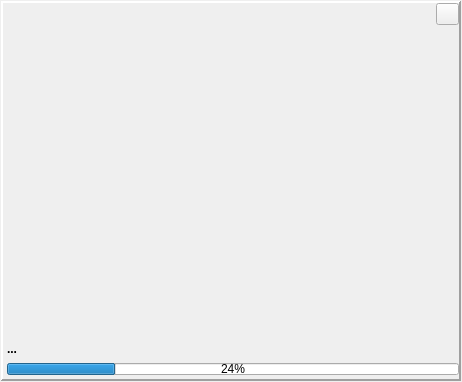
<?xml version="1.0" encoding="UTF-8"?>
<ui version="4.0">
 <class>MainWindow</class>
 <widget class="QMainWindow" name="MainWindow">
  <property name="geometry">
   <rect>
    <x>0</x>
    <y>0</y>
    <width>462</width>
    <height>382</height>
   </rect>
  </property>
  <property name="windowTitle">
   <string>Application starter</string>
  </property>
  <property name="windowIcon">
   <iconset resource="starter.qrc">
    <normaloff>:/starter.ico</normaloff>:/starter.ico</iconset>
  </property>
  <widget class="QWidget" name="centralWidget">
   <layout class="QVBoxLayout" name="verticalLayout">
    <property name="spacing">
     <number>1</number>
    </property>
    <property name="leftMargin">
     <number>1</number>
    </property>
    <property name="topMargin">
     <number>1</number>
    </property>
    <property name="rightMargin">
     <number>1</number>
    </property>
    <property name="bottomMargin">
     <number>1</number>
    </property>
    <item>
     <widget class="QFrame" name="frmMain">
      <property name="frameShape">
       <enum>QFrame::Panel</enum>
      </property>
      <property name="frameShadow">
       <enum>QFrame::Raised</enum>
      </property>
      <property name="lineWidth">
       <number>2</number>
      </property>
      <layout class="QVBoxLayout" name="verticalLayout_2">
       <property name="spacing">
        <number>4</number>
       </property>
       <property name="leftMargin">
        <number>4</number>
       </property>
       <property name="topMargin">
        <number>0</number>
       </property>
       <property name="rightMargin">
        <number>0</number>
       </property>
       <property name="bottomMargin">
        <number>4</number>
       </property>
       <item>
        <layout class="QHBoxLayout" name="horizontalLayout">
         <property name="spacing">
          <number>0</number>
         </property>
         <item>
          <spacer name="horizontalSpacer">
           <property name="orientation">
            <enum>Qt::Horizontal</enum>
           </property>
           <property name="sizeHint" stdset="0">
            <size>
             <width>40</width>
             <height>20</height>
            </size>
           </property>
          </spacer>
         </item>
         <item>
          <widget class="QPushButton" name="pbExit">
           <property name="maximumSize">
            <size>
             <width>23</width>
             <height>23</height>
            </size>
           </property>
           <property name="text">
            <string/>
           </property>
           <property name="icon">
            <iconset resource="starter.qrc">
             <normaloff>:/resources/exit.png</normaloff>:/resources/exit.png</iconset>
           </property>
          </widget>
         </item>
        </layout>
       </item>
       <item>
        <spacer name="verticalSpacer">
         <property name="orientation">
          <enum>Qt::Vertical</enum>
         </property>
         <property name="sizeHint" stdset="0">
          <size>
           <width>20</width>
           <height>316</height>
          </size>
         </property>
        </spacer>
       </item>
       <item>
        <layout class="QHBoxLayout" name="horizontalLayout_2">
         <item>
          <widget class="QLabel" name="lblProgressText">
           <property name="font">
            <font>
             <weight>75</weight>
             <bold>true</bold>
            </font>
           </property>
           <property name="text">
            <string>...</string>
           </property>
          </widget>
         </item>
         <item>
          <spacer name="horizontalSpacer_2">
           <property name="orientation">
            <enum>Qt::Horizontal</enum>
           </property>
           <property name="sizeHint" stdset="0">
            <size>
             <width>40</width>
             <height>20</height>
            </size>
           </property>
          </spacer>
         </item>
        </layout>
       </item>
       <item>
        <widget class="QProgressBar" name="progressBar">
         <property name="maximumSize">
          <size>
           <width>16777215</width>
           <height>12</height>
          </size>
         </property>
         <property name="value">
          <number>24</number>
         </property>
        </widget>
       </item>
      </layout>
     </widget>
    </item>
   </layout>
  </widget>
 </widget>
 <layoutdefault spacing="6" margin="11"/>
 <resources>
  <include location="starter.qrc"/>
 </resources>
 <connections/>
</ui>
